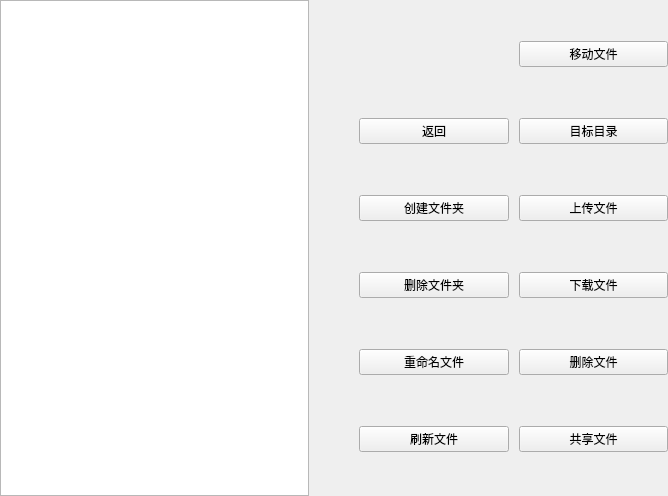
<?xml version="1.0" encoding="UTF-8"?>
<ui version="4.0">
 <class>Book</class>
 <widget class="QWidget" name="Book">
  <property name="geometry">
   <rect>
    <x>0</x>
    <y>0</y>
    <width>668</width>
    <height>496</height>
   </rect>
  </property>
  <property name="windowTitle">
   <string>book</string>
  </property>
  <layout class="QHBoxLayout" name="horizontalLayout" stretch="1,0,1">
   <property name="spacing">
    <number>10</number>
   </property>
   <property name="leftMargin">
    <number>0</number>
   </property>
   <property name="topMargin">
    <number>0</number>
   </property>
   <property name="rightMargin">
    <number>0</number>
   </property>
   <property name="bottomMargin">
    <number>0</number>
   </property>
   <item>
    <widget class="QListWidget" name="fileListWidget"/>
   </item>
   <item>
    <spacer name="horizontalSpacer">
     <property name="orientation">
      <enum>Qt::Horizontal</enum>
     </property>
     <property name="sizeHint" stdset="0">
      <size>
       <width>40</width>
       <height>20</height>
      </size>
     </property>
    </spacer>
   </item>
   <item>
    <layout class="QGridLayout" name="gridLayout">
     <item row="2" column="0">
      <widget class="QPushButton" name="createDirectoryBtn">
       <property name="text">
        <string>创建文件夹</string>
       </property>
      </widget>
     </item>
     <item row="3" column="1">
      <widget class="QPushButton" name="downloadFileBtn">
       <property name="text">
        <string>下载文件</string>
       </property>
      </widget>
     </item>
     <item row="5" column="1">
      <widget class="QPushButton" name="shareFileBtn">
       <property name="text">
        <string>共享文件</string>
       </property>
      </widget>
     </item>
     <item row="2" column="1">
      <widget class="QPushButton" name="uploadFileBtn">
       <property name="text">
        <string>上传文件</string>
       </property>
      </widget>
     </item>
     <item row="5" column="0">
      <widget class="QPushButton" name="refreshFileBtn">
       <property name="text">
        <string>刷新文件</string>
       </property>
      </widget>
     </item>
     <item row="4" column="1">
      <widget class="QPushButton" name="deleteFileBtn">
       <property name="text">
        <string>删除文件</string>
       </property>
      </widget>
     </item>
     <item row="3" column="0">
      <widget class="QPushButton" name="deleteDirectoryBtn">
       <property name="text">
        <string>删除文件夹</string>
       </property>
      </widget>
     </item>
     <item row="4" column="0">
      <widget class="QPushButton" name="renameFileBtn">
       <property name="text">
        <string>重命名文件</string>
       </property>
      </widget>
     </item>
     <item row="1" column="0">
      <widget class="QPushButton" name="backBtn">
       <property name="text">
        <string>返回</string>
       </property>
      </widget>
     </item>
     <item row="1" column="1">
      <widget class="QPushButton" name="targetDirectoryBtn">
       <property name="text">
        <string>目标目录</string>
       </property>
      </widget>
     </item>
     <item row="0" column="1">
      <widget class="QPushButton" name="moveFileBtn">
       <property name="text">
        <string>移动文件</string>
       </property>
      </widget>
     </item>
    </layout>
   </item>
  </layout>
 </widget>
 <resources/>
 <connections/>
</ui>
